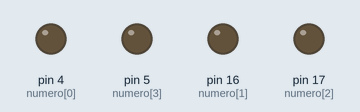
Bench run of a sketch on a simulated Arduino Uno, built with avr-gcc and run on an emulated ATmega328P. Shown: output pins drawn as LEDs (lit = HIGH).

Above: at 0.5 s.
At 2.5 s:
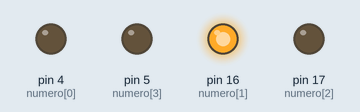
At 4.5 s:
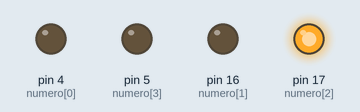
At 9.5 s:
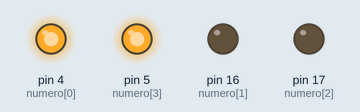
At 14.5 s:
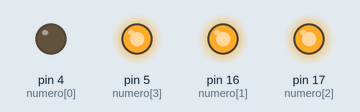
At 19.5 s:
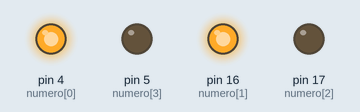
Timing chart, 0 to 20.8 s (numbered marks = the images above):
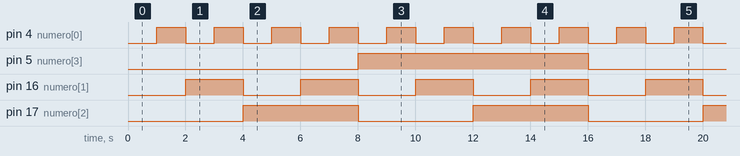

Measured:
- by itself, pin 4 (numero[0]): alternates HIGH for 1.0 s and LOW for 1.0 s
- by itself, pin 5 (numero[3]): alternates HIGH for 8.0 s and LOW for 8.0 s
- by itself, pin 16 (numero[1]): alternates HIGH for 2.0 s and LOW for 2.0 s
- by itself, pin 17 (numero[2]): alternates HIGH for 4.0 s and LOW for 4.0 s

The sketch:

C1_Codificador.ino
```cpp
int numero[] = {4, 16, 17, 5};

void setup() {
  Serial.begin(115200);                       // inicializa comunicacion por monitor serie a 9600 bps

  for(int i = 0; i < 4; i++){
    pinMode(numero[i], OUTPUT);
    digitalWrite(numero[i],LOW);
  }

}

void loop() {
  for(int i = 0; i < 16; i++){
    codificador(i);
    delay(1000);
  }


}

void codificador(int dato){
  if (dato == 0){
    for(int i = 0; i < 4; i++){
      digitalWrite(numero[i],LOW);
    }
  }

  else if (dato == 1){
    for(int i = 0; i < 4; i++){
      digitalWrite(numero[i],LOW);
    }
    digitalWrite(numero[0],HIGH);
  }

  else if(dato == 2){
    for(int i = 0; i < 4; i++){
      digitalWrite(numero[i],LOW);
    }
    digitalWrite(numero[1],HIGH);
  }

  else if(dato == 3){
    for(int i = 0; i < 4; i++){
      digitalWrite(numero[i],LOW);
    }
    digitalWrite(numero[0],HIGH);
    digitalWrite(numero[1],HIGH);
  }

  else if(dato == 4){
    for(int i = 0; i < 4; i++){
      digitalWrite(numero[i],LOW);
    }
    digitalWrite(numero[2],HIGH);
  }

  else if(dato == 5){
    for(int i = 0; i < 4; i++){
      digitalWrite(numero[i],LOW);
    }
    digitalWrite(numero[0],HIGH);
    digitalWrite(numero[2],HIGH);
  }

  else if(dato == 6){
    for(int i = 0; i < 4; i++){
      digitalWrite(numero[i],LOW);
    }
    digitalWrite(numero[1],HIGH);
    digitalWrite(numero[2],HIGH);
  }

  else if(dato == 7){
    for(int i = 0; i < 4; i++){
      digitalWrite(numero[i],LOW);
    }
    digitalWrite(numero[0],HIGH);
    digitalWrite(numero[1],HIGH);
    digitalWrite(numero[2],HIGH);
  }

  else if(dato == 8){
    for(int i = 0; i < 4; i++){
      digitalWrite(numero[i],LOW);
    }
    digitalWrite(numero[3],HIGH);
  }

  else if(dato == 9){
    for(int i = 0; i < 4; i++){
      digitalWrite(numero[i],LOW);
    }
    digitalWrite(numero[0],HIGH);
    digitalWrite(numero[3],HIGH);
  }

  else if(dato == 10){
    for(int i = 0; i < 4; i++){
      digitalWrite(numero[i],LOW);
    }
    digitalWrite(numero[1],HIGH);
    digitalWrite(numero[3],HIGH);
  }

  else if(dato == 11){
    for(int i = 0; i < 4; i++){
      digitalWrite(numero[i],LOW);
    }
    digitalWrite(numero[0],HIGH);
    digitalWrite(numero[1],HIGH);
    digitalWrite(numero[3],HIGH);
  }

  else if(dato == 12){
    for(int i = 0; i < 4; i++){
      digitalWrite(numero[i],LOW);
    }
    digitalWrite(numero[2],HIGH);
    digitalWrite(numero[3],HIGH);
  }

  else if(dato == 13){
    for(int i = 0; i < 4; i++){
      digitalWrite(numero[i],LOW);
    }
    digitalWrite(numero[0],HIGH);
    digitalWrite(numero[2],HIGH);
    digitalWrite(numero[3],HIGH);
  }

  else if(dato == 14){
    for(int i = 0; i < 4; i++){
      digitalWrite(numero[i],LOW);
    }
    digitalWrite(numero[1],HIGH);
    digitalWrite(numero[2],HIGH);
    digitalWrite(numero[3],HIGH);
  }

  else if(dato == 15){
    for(int i = 0; i < 4; i++){
      digitalWrite(numero[i],HIGH);
    }
  }
}
```
